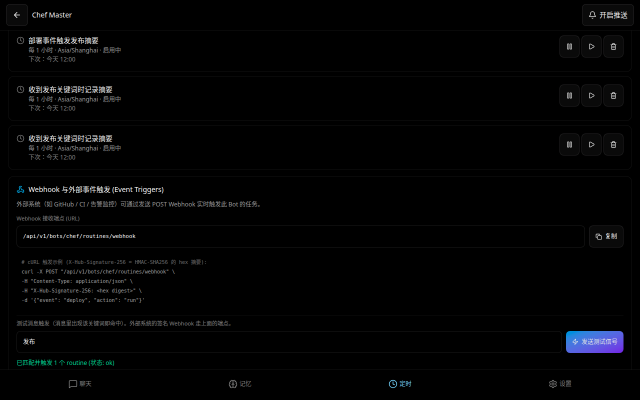
#> input picture evidence/post_16_webhook_signal_tested.png, 1280 x 800 px (shown at 1/2 size)
$ python -i vision_ops.py   (imports and definitions only)
#> lines starting #> are read from the running program, lines starting #| are printed output that depends on the picture; after the words box and inside, x2 and y2 are one past the last pixel; in counts of white or black regions, pixels touching at a corner belong together
#> further down, picture is the input picture: PIL image 1280x800 RGB; mean R, G, B 3.6, 3.8, 4.4
"""
veya/oprim/vision_ops.py — Atomic vision/image operations (Layer 1).

视觉工具链的原子层: 区域解析 / 裁剪 / 长图能量切分 / 像素差分 / 主色提取 /
前景抠图 / 标注预览 / SVG 描摹 / OCR 文本去重合并。全部是无状态纯函数:
bytes/路径进 → bytes/结构出, 不读环境变量、不碰网络。

Dependencies: stdlib only。Optional: PIL/Pillow (无 PIL 时相关操作抛可读
错误, 与 oprim/video.py 同一降级口径)。

算法内化自 Anionex/agent-vision-toolkit (dsh-vision-toolkit 上游, MIT):
- pixel_diff        : 逐像素差 + 网格排名 (ImageChops/ImageStat)
- dominant_colors   : MEDIANCUT 量化 + Chebyshev 合并 + 候选打分
- extract_foreground: 8 邻域连通分量, 最大分量=前景 (抗锯齿保留)
- split_long_image  : 行边缘能量 + 前景占用率 → 低内容切割带
坐标契约: 一律原图像素 x1,y1,x2,y2 (裁切/描摹可直接互喂)。
"""

from __future__ import annotations

import contextlib
import io
import itertools
import math
import os
import re
import tempfile
import unicodedata
from collections.abc import Sequence
from difflib import SequenceMatcher
from pathlib import Path
from typing import Any

try:
    from PIL import Image, ImageChops, ImageDraw, ImageFilter, ImageStat

    _HAS_PIL = True
except ImportError:  # 与 oprim/video.py 同口径: 可选依赖
    Image = None  # type: ignore
    ImageChops = None  # type: ignore
    ImageDraw = None  # type: ignore
    ImageFilter = None  # type: ignore
    ImageStat = None  # type: ignore
    _HAS_PIL = False

# 高保真 raster→SVG 引擎 = vtracer 独立 CLI (visioncortex/vtracer, 上游同源)。
# 不用 pip 包: 0.6.15 的 Python 扩展在 CPython 3.14 下段错误; CLI 走子进程
# 天然隔离 (崩了也只丢子进程)。二进制获取: 见 docs/ops/TOOLCHAIN_SETUP.md。
_vtracer_bin_cache: str | None = None


# [24 lines left out: function _find_vtracer_bin, not called in this run]


def _need_pil(op: str) -> None:
    if not _HAS_PIL:
        raise RuntimeError(f"vision_ops.{op}: 需要 Pillow (pip install pillow)")


# ---------------------------------------------------------------------------
# 区域解析 / 图像加载
# ---------------------------------------------------------------------------


# [66 lines left out: functions parse_region, load_rgb, image_size, encode_png, crop_bytes, not called in this run]


# ---------------------------------------------------------------------------
# 长截图能量切分 (内化自 upstream long_screenshot_ocr.py)
# ---------------------------------------------------------------------------

ANALYSIS_WIDTH = 900
SAFE_OCCUPANCY_LEVEL = 20.0


# [10 lines left out: function _percentile, not called in this run]


def _rolling_mean(values: Sequence[float], radius: int) -> list[float]:
    if radius <= 0 or len(values) <= 1:
        return [float(v) for v in values]
    padded = [float(values[0])] * radius
    padded.extend(float(v) for v in values)
    padded.extend([float(values[-1])] * radius)
    window = radius * 2 + 1
    total = sum(padded[:window])
    result = []
    for i in range(len(values)):
        result.append(total / window)
        if i + window < len(padded):
            total += padded[i + window] - padded[i]
    return result


def row_energy(image: Any) -> tuple[list[float], list[float], float]:
    """每行边缘能量 + 前景占用率 (降采样到 ANALYSIS_WIDTH 分析)。"""
    scale = min(1.0, ANALYSIS_WIDTH / image.width)
    width = max(1, round(image.width * scale))
    height = max(1, round(image.height * scale))
    analysis = image.convert("RGB")
    if scale < 1.0:
        analysis = analysis.resize((width, height), Image.BILINEAR)
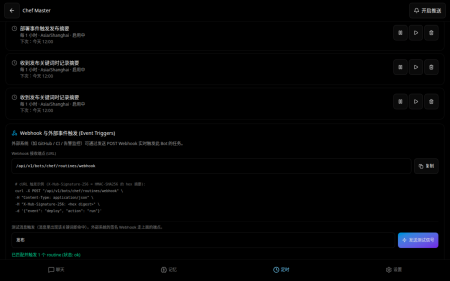
#> analysis: PIL image 900x562 RGB (shown at 1/2 size); mean R, G, B 3.6, 3.8, 4.4
    gray = analysis.convert("L")

    shifted_x = Image.new("L", gray.size)
#> shifted_x: PIL image 900x562 L; every value is 0
    shifted_x.paste(gray, (1, 0))
    shifted_x.paste(gray.crop((0, 0, 1, height)), (0, 0))
    horizontal = ImageChops.difference(gray, shifted_x)
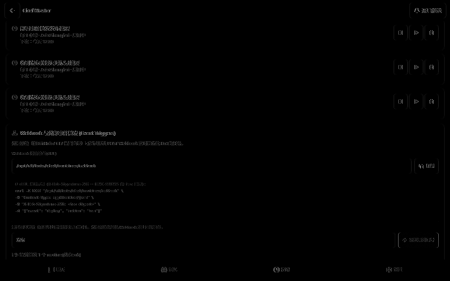
#> horizontal: PIL image 900x562 L (shown at 1/2 size); min 0, max 152, mean 1.8

    shifted_y = Image.new("L", gray.size)
    shifted_y.paste(gray, (0, 1))
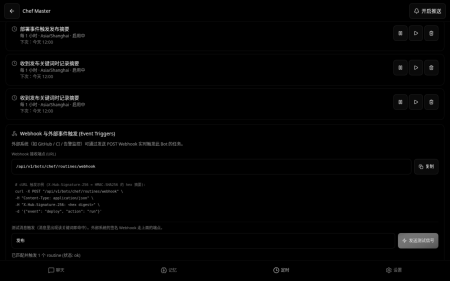
#> shifted_y: PIL image 900x562 L (shown at 1/2 size); min 0, max 232, mean 3.8
    shifted_y.paste(gray.crop((0, 0, width, 1)), (0, 0))
    vertical = ImageChops.difference(gray, shifted_y)

    combined = Image.blend(horizontal, vertical, 0.32)
    collapsed = combined.resize((1, height), Image.BOX)
    edges = [float(v) for v in collapsed.tobytes()]
#> edges = 562 values, max 12 at index 264, min 0 at index 0, mean 1.79

    border_width = max(1, min(24, width // 18))
    left = analysis.crop((0, 0, border_width, height)).resize((1, height), Image.BOX)
    right = analysis.crop((width - border_width, 0, width, height)).resize((1, height), Image.BOX)
    edge_reference = Image.new("RGB", (2, height))
    edge_reference.paste(left, (0, 0))
    edge_reference.paste(right, (1, 0))
    background = edge_reference.resize((width, height), Image.BILINEAR)
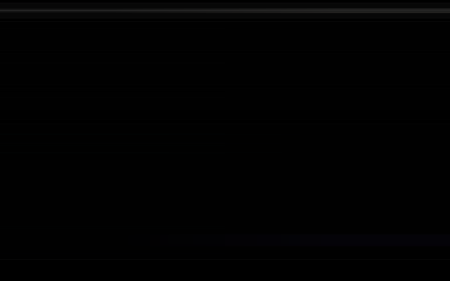
#> background: PIL image 900x562 RGB (shown at 1/2 size); mean R, G, B 1.7, 1.7, 1.8
    foreground_difference = ImageChops.difference(analysis, background)
    r_diff, g_diff, b_diff = foreground_difference.split()
    foreground_distance = ImageChops.lighter(ImageChops.lighter(r_diff, g_diff), b_diff)
    foreground_mask = foreground_distance.point(lambda v: 255 if v >= 14 else 0, mode="L")
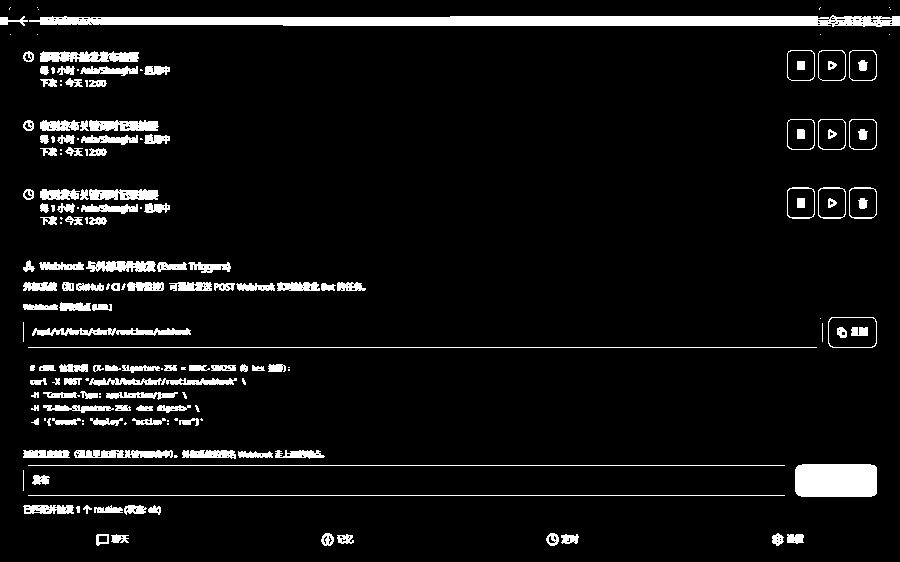
#> foreground_mask: PIL image 900x562 L; 6.7% white; 183 white regions (49 under 20 px), largest, box (x1, y1, x2, y2) and area: (29, 15, 900, 27) 7812, (795, 464, 877, 497) 2662, (40, 51, 139, 62) 872
    occupancy_column = foreground_mask.resize((1, height), Image.BOX)
    occupancy = [float(v) for v in occupancy_column.tobytes()]
#> occupancy = 562 values, max 254 at index 20, min 0 at index 0, mean 17.15

    radius = max(1, round(3 * scale))
    smoothed_edges = _rolling_mean(edges, radius)
#> in _rolling_mean, `padded = [float(values[0])] * radius`: padded = [0, 0]
#> in _rolling_mean, `total = sum(padded[:window])`: total = 0
#> the loop in _rolling_mean, `for i in range(len(values)):` made 562 passes
#> total on passes 1 to 8: 0, 0, 0, 0, 0, 0, 0, 0
#> after the loop in _rolling_mean, `for i in range(len(values)):`: result = 562 values, max 11.2 at index 266, min 0 at index 0, mean 1.79; total = 0
#> smoothed_edges has the same summary as result in _rolling_mean
    smoothed_occupancy = _rolling_mean(occupancy, radius)
#> the loop in _rolling_mean (call 2), `for i in range(len(values)):` made 562 passes
#> total on passes 1 to 8: 0, 0, 0, 0, 1, 2, 3, 3
#> smoothed_occupancy = 562 values, max 247.2 at index 22, min 0 at index 0, mean 17.15
    energy = [e + o * 0.55 for e, o in zip(smoothed_edges, smoothed_occupancy, strict=True)]
#> energy = 562 values, max 142 at index 22, min 0 at index 0, mean 11.22
    return energy, smoothed_occupancy, scale


# [266 lines left out: functions resolve_split_sizes, choose_cut, split_long_image, pixel_diff, not called in this run]


# ---------------------------------------------------------------------------
# 主色提取 / 候选色打分
# ---------------------------------------------------------------------------


def _hex_of(rgb: tuple[int, int, int]) -> str:
    return "#{:02X}{:02X}{:02X}".format(*rgb)


# [5 lines left out: function _parse_hex, not called in this run]


def _chebyshev(a: tuple[int, int, int], b: tuple[int, int, int]) -> int:
    return max(abs(x - y) for x, y in zip(a, b, strict=True))


# [263 lines left out: functions dominant_colors, score_color_candidates, connected_components, extract_foreground, _component_saturation, draw_labeled_preview, not called in this run]


# ---------------------------------------------------------------------------
# SVG 描摹 (高保真: vtracer 主引擎 + PIL 边界追踪降级; 零视觉 API)
# ---------------------------------------------------------------------------

# 小图直接二值化会全部死于斑点过滤 (上游实测): 自动放大到短边 ≥ TARGET_MIN_SIDE。
TARGET_MIN_SIDE = 256
_WHITE_FILLS = {"#ffffff", "#fff", "white"}


# [8 lines left out: function _strip_background, not called in this run]


def _truncate_decimals(svg: str, places: int = 2) -> str:
    """压缩浮点位数 (SVG 体积/精度折中, 上游同款)。"""
    return re.sub(r"-?\d+\.\d{3,}", lambda m: f"{float(m.group()):.{places}f}", svg)


# [252 lines left out: functions _douglas_peucker, _gradient_edges, trace_to_svg, _trace_vtracer, _trace_pil_fallback, _trace_boundary and 1 more, not called in this run]


def normalized_line(line: str) -> str:
    normalized = unicodedata.normalize("NFKC", line)
    return " ".join(normalized.casefold().split())


# [44 lines left out: functions find_text_overlap, merge_text_transcripts, not called in this run]

>>> from PIL import Image
>>> picture = Image.open('../../evidence/post_16_webhook_signal_tested.png')
>>> result = row_energy(picture)
